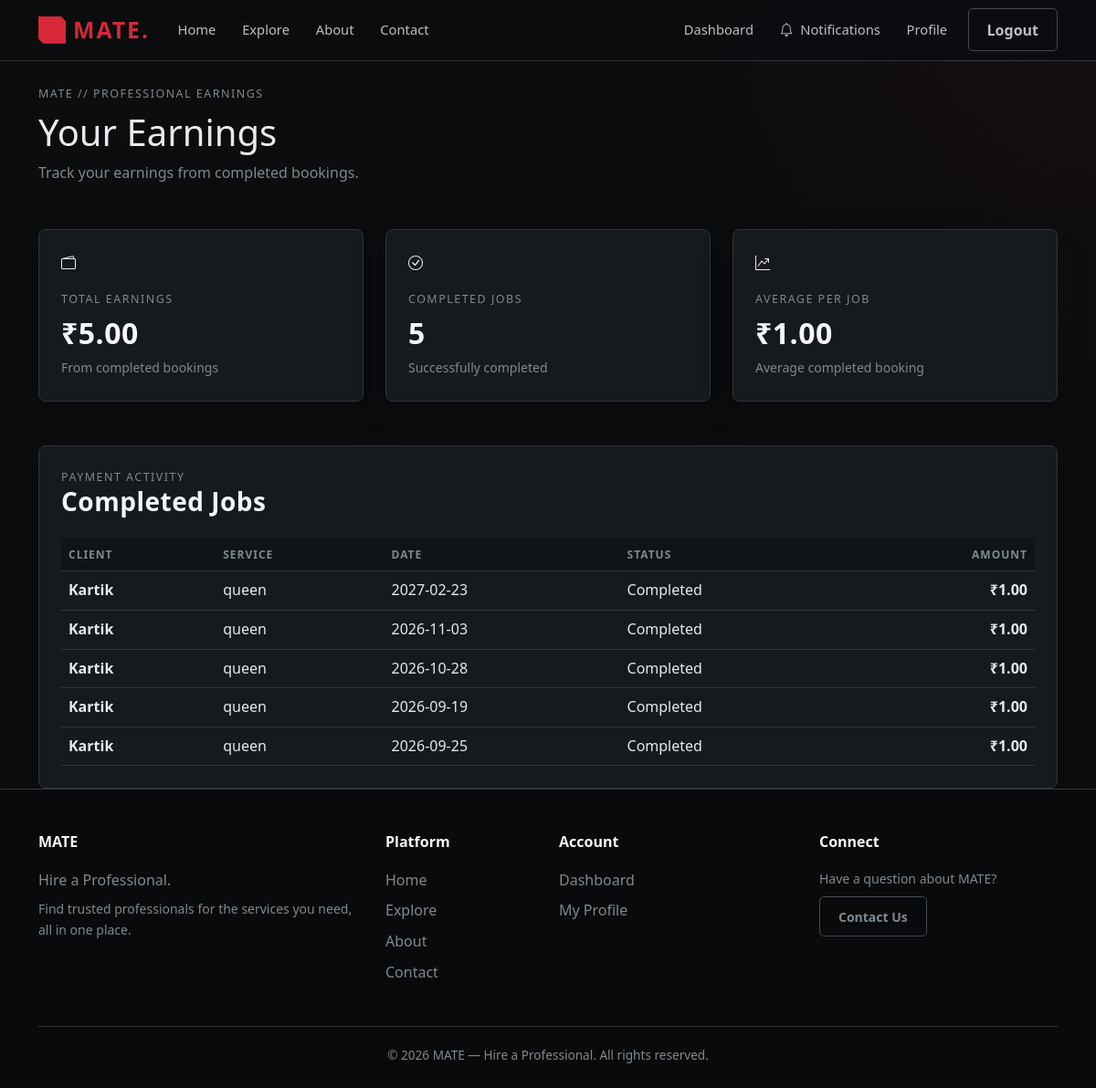
The page /professional/earnings (signed in) on the database its author committed.
### tables this page shows
CREATE TABLE bookings (

            id INTEGER PRIMARY KEY AUTOINCREMENT,

            user_id INTEGER NOT NULL,

            professional_id INTEGER NOT NULL,

            booking_date TEXT NOT NULL,

            booking_time TEXT NOT NULL,

            service TEXT NOT NULL,

            message TEXT,

            price REAL DEFAULT 0,

            status TEXT DEFAULT 'pending',

            created_at TIMESTAMP DEFAULT (datetime('now', '+5 hours', '+30 minutes')), payment_status TEXT DEFAULT 'pending', paid_at TEXT, razorpay_order_id TEXT, razorpay_payment_id TEXT,

            FOREIGN KEY (user_id)
                REFERENCES users(id)
                ON DELETE CASCADE,

            FOREIGN KEY (professional_id)
                REFERENCES professionals(id)
                ON DELETE CASCADE

        );

CREATE TABLE users (

            id INTEGER PRIMARY KEY AUTOINCREMENT,

            full_name TEXT NOT NULL,

            email TEXT NOT NULL UNIQUE,

            phone TEXT,

            password TEXT NOT NULL,

            location TEXT,

            address TEXT,

            profile_photo TEXT,

            role TEXT NOT NULL DEFAULT 'user',

            created_at TIMESTAMP DEFAULT (datetime('now', '+5 hours', '+30 minutes'))

        , date_of_birth TEXT, aadhaar_number TEXT, account_status TEXT DEFAULT 'active', ban_until TEXT, ban_reason TEXT);

### app.py (the view, shortened to what this page needs)
@app.route("/professional/earnings")
def professional_earnings():
    if "user_id" not in session:
        return redirect(
            url_for("login")
        )
    connection = get_db_connection()
    try:
        completed_bookings = connection.execute(
            """
            SELECT
                bookings.*,
                users.full_name AS user_name

            FROM bookings

            LEFT JOIN users
                ON bookings.user_id = users.id

            WHERE bookings.professional_id = ?
            AND LOWER(bookings.status) = 'completed'

            ORDER BY bookings.created_at DESC
            """,
            (session["user_id"],)
        ).fetchall()
    finally:
        connection.close()
    total_earnings = 0.0
    for booking in completed_bookings:
        try:
            amount = float(
                booking["price"]
            )
        except (
            ValueError,
            TypeError
        ):
            amount = 0.0
        total_earnings += amount
    completed_jobs = len(
        completed_bookings
    )
    if completed_jobs > 0:
        average_earning = (
            total_earnings / completed_jobs
        )
    else:
        average_earning = 0.0
    return render_template(
        "professional_earnings.html",
        completed_bookings=completed_bookings,
        total_earnings=total_earnings,
        completed_jobs=completed_jobs,
        average_earning=average_earning
    )

### app.py (called while the page is built)
def get_db_connection():
    connection = sqlite3.connect(
        DATABASE
    )
    connection.row_factory = sqlite3.Row
    connection.execute(
        "PRAGMA foreign_keys = ON"
    )
    return connection

@app.context_processor
def inject_user():
    return {
        "logged_in": "user_id" in session,
        "current_user_id":
            session.get("user_id"),
        "current_user_role":
            session.get("role"),
        "current_user_name":
            session.get("full_name"),
        "current_year":
            datetime.now().year
    }

### templates/professional_earnings.html (shortened to what this page needs)
{% extends "base.html" %}
{% block content %}
<section class="dashboard-section">
    <div class="container">
        <div class="dashboard-header mb-4">
            <div>
                <div class="mate-label mb-2">
                    MATE // PROFESSIONAL EARNINGS
                </div>
                <h1 class="dashboard-title">
                    Your Earnings
                </h1>
                <p class="text-muted-mate mb-0">
                    Track your earnings from completed bookings.
                </p>
            </div>
        </div>
        <div class="row g-4 mb-5">
            <div class="col-md-4">
                <div class="mate-card p-4 h-100">
                    <div class="dashboard-card-icon mb-3">
                        <i class="bi bi-wallet2"></i>
                    </div>
                    <div class="mate-label">
                        TOTAL EARNINGS
                    </div>
                    <h2 class="mate-heading mt-2 mb-0">
                        ₹{{ "%.2f"|format(total_earnings) }}
                    </h2>
                    <p class="text-muted-mate small mt-2 mb-0">
                        From completed bookings
                    </p>
                </div>
            </div>
            <div class="col-md-4">
                <div class="mate-card p-4 h-100">
                    <div class="dashboard-card-icon mb-3">
                        <i class="bi bi-check-circle"></i>
                    </div>
                    <div class="mate-label">
                        COMPLETED JOBS
                    </div>
                    <h2 class="mate-heading mt-2 mb-0">
                        {{ completed_jobs }}
                    </h2>
                    <p class="text-muted-mate small mt-2 mb-0">
                        Successfully completed
                    </p>
                </div>
            </div>
            <div class="col-md-4">
                <div class="mate-card p-4 h-100">
                    <div class="dashboard-card-icon mb-3">
                        <i class="bi bi-graph-up-arrow"></i>
                    </div>
                    <div class="mate-label">
                        AVERAGE PER JOB
                    </div>
                    <h2 class="mate-heading mt-2 mb-0">
                        ₹{{ "%.2f"|format(average_earning) }}
                    </h2>
                    <p class="text-muted-mate small mt-2 mb-0">
                        Average completed booking
                    </p>
                </div>
            </div>
        </div>
        <div class="mate-card p-4">
            <div class="d-flex justify-content-between align-items-center mb-4">
                <div>
                    <div class="mate-label">
                        PAYMENT ACTIVITY
                    </div>
                    <h3 class="mate-heading mb-0">
                        Completed Jobs
                    </h3>
                </div>
            </div>
            {% if completed_bookings %}
                <div class="table-responsive">
                    <table class="table mate-table align-middle">
                        <thead>
                            <tr>
                                <th>
                                    Client
                                </th>
                                <th>
                                    Service
                                </th>
                                <th>
                                    Date
                                </th>
                                <th>
                                    Status
                                </th>
                                <th class="text-end">
                                    Amount
                                </th>
                            </tr>
                        </thead>
                        <tbody>
                            {% for booking in completed_bookings %}
                                <tr>
                                    <td>
                                        <strong>
                                            {{ booking.user_name or "Unknown Client" }}
                                        </strong>
                                    </td>
                                    <td>
                                        {{ booking.service or "Service" }}
                                    </td>
                                    <td>
                                        {{ booking.booking_date or "—" }}
                                    </td>
                                    <td>
                                        <span class="booking-status status-completed">
                                            Completed
                                        </span>
                                    </td>
                                    <td class="text-end">
                                        <strong>
                                            ₹{{ "%.2f"|format(booking.price or 0) }}
                                        </strong>
                                    </td>
                                </tr>
                            {% endfor %}
                        </tbody>
                    </table>
                </div>
            {% endif %}
        </div>
    </div>
</section>
{% endblock %}

### static/css/style.css (style rules this page uses)
:root { --mate-bg: #0b0d0f; --mate-bg-secondary: #101418; --mate-surface: #151a1e; --mate-surface-light: #1c2227; --mate-border: #30373d; --mate-border-light: #414950; --mate-gray: #7f898f; --mate-light-gray: #b9c0c5; --mate-text: #e7eaec; --mate-white: #f5f6f7; --mate-red: #d62839; --mate-red-light: #ef4354; --mate-red-dark: #a91f2d; --mate-success: #38b879; --mate-warning: #e0a83e; --mate-danger: #d62839; --mate-info: #62a9c7; --mate-shadow: 0 10px 30px rgba(0, 0, 0, 0.35); --mate-shadow-red: 0 0 20px rgba(214, 40, 57, 0.18); --mate-radius: 8px; --mate-radius-small: 5px; --mate-transition: 0.25s ease; }
* { margin: 0; padding: 0; box-sizing: border-box; }
html { scroll-behavior: smooth; }
body { background: radial-gradient( circle at top right, rgba(214, 40, 57, 0.06), transparent 30% ), var(--mate-bg); color: var(--mate-text); font-family: "Segoe UI", Arial, Helvetica, sans-serif; line-height: 1.6; min-height: 100vh; }
.text-muted-mate { color: var(--mate-gray) !important; }
.mate-heading { color: var(--mate-white); font-weight: 700; letter-spacing: 0.5px; }
.mate-label { color: var(--mate-gray); font-size: 0.78rem; text-transform: uppercase; letter-spacing: 1.5px; }
.mate-card { background: var(--mate-surface); border: 1px solid var(--mate-border); border-radius: var(--mate-radius); color: var(--mate-text); box-shadow: var(--mate-shadow); transition: transform var(--mate-transition), border-color var(--mate-transition), box-shadow var(--mate-transition); }
.mate-table { --bs-table-bg: transparent; --bs-table-color: var(--mate-text); --bs-table-border-color: var(--mate-border); margin-bottom: 0; }
.mate-table thead th { color: var(--mate-gray); background: var(--mate-bg-secondary); font-size: 0.75rem; text-transform: uppercase; letter-spacing: 1px; font-weight: 600; }
.mate-table tbody tr { transition: background var(--mate-transition); }
.dashboard-header { display: flex; align-items: center; justify-content: space-between; gap: 40px; padding: 10px 0 25px; }
.dashboard-header > div:first-child { flex: 1; min-width: 0; }

### rows shown on the page
bookings: full_name "Kartik", service "queen", booking_date "2027-02-23", price "1.00"
bookings: full_name "Kartik", service "queen", booking_date "2026-11-03", price "1.00"
bookings: full_name "Kartik", service "queen", booking_date "2026-10-28", price "1.00"
bookings: full_name "Kartik", service "queen", booking_date "2026-09-19", price "1.00"
bookings: full_name "Kartik", service "queen", booking_date "2026-09-25", price "1.00"

### other values the page prints
{{ "%.2f"|format(total_earnings) }} "5.00"
{{ completed_jobs }} "5"
{{ "%.2f"|format(average_earning) }} "1.00"
{{ current_year if current_year else 2026 }} "2026"
